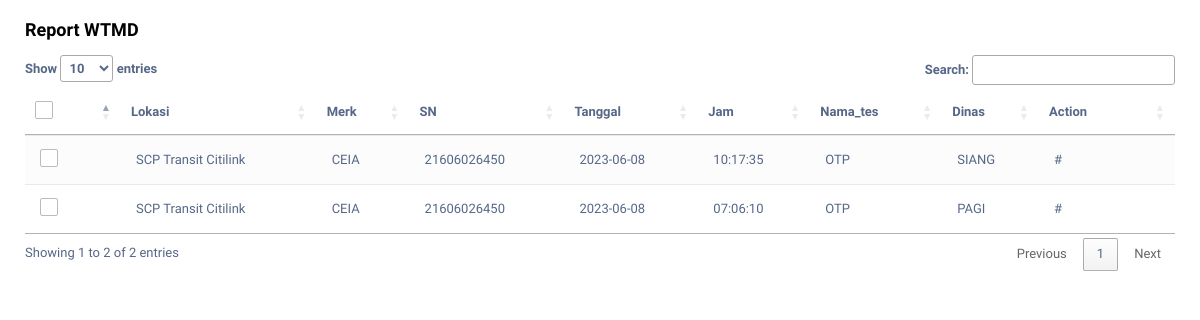
Page /dashboard/report_wtmd.php on the committed database.
### tables this page shows
CREATE TABLE `lap_wtmd1` (
  `id_lap` int(11) NOT NULL,
  `lokasi` varchar(50) NOT NULL,
  `merk` varchar(20) NOT NULL,
  `sn` varchar(20) NOT NULL,
  `peleton` varchar(20) NOT NULL,
  `tanggal` date NOT NULL,
  `jam` time NOT NULL,
  `nama_tes` varchar(5) NOT NULL,
  `dinas` varchar(10) NOT NULL,
  `lk1` int(2) NOT NULL,
  `lk2` int(2) NOT NULL,
  `lk3` int(2) NOT NULL,
  `lk4` int(2) NOT NULL,
  `lk5` int(2) NOT NULL,
  `lk6` int(2) NOT NULL,
  `lk7` int(2) NOT NULL,
  `lk8` int(2) NOT NULL,
  `lk9` int(2) NOT NULL,
  `lk10` int(2) NOT NULL,
  `pk1` int(2) NOT NULL,
  `pk2` int(2) NOT NULL,
  `pk3` int(2) NOT NULL,
  `pk4` int(2) NOT NULL,
  `pk5` int(2) NOT NULL,
  `pk6` int(2) NOT NULL,
  `pk7` int(2) NOT NULL,
  `pk8` int(2) NOT NULL,
  `pk9` int(2) NOT NULL,
  `pk10` int(2) NOT NULL,
  `p1` int(2) NOT NULL,
  `p2` int(2) NOT NULL,
  `p3` int(2) NOT NULL,
  `p4` int(2) NOT NULL,
  `p5` int(2) NOT NULL,
  `p6` int(2) NOT NULL,
  `p7` int(2) NOT NULL,
  `p8` int(2) NOT NULL,
  `p9` int(2) NOT NULL,
  `p10` int(2) NOT NULL,
  `perka1` int(2) NOT NULL,
  `perka2` int(2) NOT NULL,
  `perka3` int(2) NOT NULL,
  `perka4` int(2) NOT NULL,
  `perka5` int(2) NOT NULL,
  `perka6` int(2) NOT NULL,
  `perka7` int(2) NOT NULL,
  `perka8` int(2) NOT NULL,
  `perka9` int(2) NOT NULL,
  `perka10` int(2) NOT NULL,
  `keterangan` varchar(100) NOT NULL,
  `keterangan2` varchar(100) NOT NULL,
  `keterangan3` varchar(100) NOT NULL,
  `keterangan4` varchar(100) NOT NULL,
  `lk11` int(2) NOT NULL,
  `lk12` int(2) NOT NULL,
  `lk13` int(2) NOT NULL,
  `lk14` int(2) NOT NULL,
  `lk15` int(2) NOT NULL,
  `lk16` int(2) NOT NULL,
  `lk17` int(2) NOT NULL,
  `lk18` int(2) NOT NULL,
  `lk19` int(2) NOT NULL,
  `lk20` int(2) NOT NULL,
  `pk11` int(2) NOT NULL,
  `pk12` int(2) NOT NULL,
  `pk13` int(2) NOT NULL,
  `pk14` int(2) NOT NULL,
  `pk15` int(2) NOT NULL,
  `pk16` int(2) NOT NULL,
  `pk17` int(2) NOT NULL,
  `pk18` int(2) NOT NULL,
  `pk19` int(2) NOT NULL,
  `pk20` int(2) NOT NULL,
  `p11` int(2) NOT NULL,
  `p12` int(2) NOT NULL,
  `p13` int(2) NOT NULL,
  `p14` int(2) NOT NULL,
  `p15` int(2) NOT NULL,
  `p16` int(2) NOT NULL,
  `p17` int(2) NOT NULL,
  `p18` int(2) NOT NULL,
  `p19` int(2) NOT NULL,
  `p20` int(2) NOT NULL,
  `perka11` int(2) NOT NULL,
  `perka12` int(2) NOT NULL,
  `perka13` int(2) NOT NULL,
  `perka14` int(2) NOT NULL,
  `perka15` int(2) NOT NULL,
  `perka16` int(2) NOT NULL,
  `perka17` int(2) NOT NULL,
  `perka18` int(2) NOT NULL,
  `perka19` int(2) NOT NULL,
  `perka20` int(2) NOT NULL,
  `keterangan11` varchar(100) NOT NULL,
  `keterangan12` varchar(100) NOT NULL,
  `keterangan13` varchar(100) NOT NULL,
  `keterangan14` varchar(100) NOT NULL,
  `petugas` varchar(50) NOT NULL,
  `id_petugas` varchar(20) NOT NULL,
  `jenis_lap` varchar(20) NOT NULL,
  `ttd_img` varchar(50) NOT NULL
);

### dashboard/report_wtmd.php (the view, shortened to what this page needs)
<!DOCTYPE html>
<html lang="en">
<head>
	<link rel="stylesheet" href="https://maxcdn.bootstrapcdn.com/font-awesome/4.7.0/css/font-awesome.min.css">
	<link rel="stylesheet" href="https://maxcdn.bootstrapcdn.com/bootstrap/3.3.7/css/bootstrap.min.css">
	<link rel="stylesheet" type="text/css" media="screen" href="https://cdn.datatables.net/1.10.19/css/jquery.dataTables.min.css">
</head>
<body>
	<?php
	include "koneksi.php";
	$controladd = $_GET['controladd'];
	?>
	<form method="post" action="">
		<div class="table-wrapper">
			<div class="table-title">
				<div class="row">
					<div class="col-sm-6">
						<h4><b>Report WTMD</b></h4>
					</div>
					<div class="col-sm-6">
					</div>
				</div>
			</div>
			<table id="tabel-data" class="table table-striped table-hover">
				<thead>
					<tr>
						<th>
							<span class="custom-checkbox">
								<label for="selectAll"></label>
							</span>
						</th>
						<th>Lokasi</th>
						<th>Merk</th>
						<th>SN</th>
                        <th>Tanggal</th>
                        <th>Jam</th>
                        <th>Nama_tes</th>
                        <th>Dinas</th>
                        <th>Action</th>
					</tr>
				</thead>
				<tbody>
                <?php
					$ksql = "SELECT * FROM lap_wtmd1 ORDER BY id_lap DESC";
					$khasil = mysqli_query($conn, $ksql);
					while ($krow = mysqli_fetch_array($khasil)) {
					?>
						<tr>
							<td>
								<span class="custom-checkbox">
									<label for="checkbox5"></label>
								</span>
							</td>
							<td><?php echo $krow['lokasi']; ?></td>
							<td><?php echo $krow['merk']; ?></td>
							<td><?php echo $krow['sn']; ?></td>
                            <td><?php echo $krow['tanggal']; ?></td>
                            <td><?php echo $krow['jam']; ?></td>
                            <td><?php echo $krow['nama_tes']; ?></td>
                            <td><?php echo $krow['dinas']; ?></td>
							<td>
								<?php
								if ($controladd == "1") {
								?>
									<a href="#printEmployeeModal<?php echo $krow['id_lap']; ?>" class="print" data-toggle="modal"><i class="material-icons" data-toggle="tooltip" title="Print">&#xE8AD;</i></a>
									<a href="#editEmployeeModal<?php echo $krow['id_lap']; ?>" class="edit" data-toggle="modal"><i class="material-icons" data-toggle="tooltip" title="Edit">&#xE254;</i></a>
									<a href="#deleteEmployeeModal<?php echo $krow['id_lap']; ?>" class="delete" data-toggle="modal"><i class="material-icons" data-toggle="tooltip" title="Delete">&#xE872;</i></a>
									&nbsp;&nbsp;&nbsp;&nbsp;&nbsp;&nbsp;&nbsp;&nbsp;&nbsp;&nbsp;&nbsp;&nbsp;&nbsp;&nbsp;&nbsp;&nbsp;&nbsp;&nbsp;&nbsp;&nbsp;&nbsp;&nbsp;&nbsp;&nbsp;&nbsp;&nbsp;&nbsp;&nbsp;&nbsp;&nbsp;&nbsp;
								<?php
								} else {
									echo "#";
								}
								?>
							</td>
						</tr>
					<?php
                    }
					?>
				</tbody>
			</table>
		</div>
	</form>
</body>
</html>

### dashboard/report_wtmd.php (style rules this page uses)
body { color: #566787; background: #fff; font-family: 'Varela Round', sans-serif; font-size: 13px; }
.table-wrapper { background: #fff; padding: 10px 25px; }
.table-title { padding-bottom: 5px; background: #fff; color: #000; }
table.table tr th, table.table tr td { border-color: #e9e9e9; padding: 12px 15px; vertical-align: middle; }
table.table tr th:first-child { width: 60px; }
table.table tr th:last-child { width: 100px; }
table.table-striped tbody tr:nth-of-type(odd) { background-color: #fcfcfc; }
.custom-checkbox { position: relative; }
.custom-checkbox label:before { width: 18px; height: 18px; }
.custom-checkbox label:before { content: ''; margin-right: 10px; display: inline-block; vertical-align: text-top; background: white; border: 1px solid #bbb; border-radius: 2px; box-sizing: border-box; z-index: 2; }

### rows in the picture
lap_wtmd1: lokasi "SCP Transit Citilink", merk "CEIA", sn "21606026450", tanggal "2023-06-08", jam "10:17:35", nama_tes "OTP", dinas "SIANG"
lap_wtmd1: lokasi "SCP Transit Citilink", merk "CEIA", sn "21606026450", tanggal "2023-06-08", jam "07:06:10", nama_tes "OTP", dinas "PAGI"
